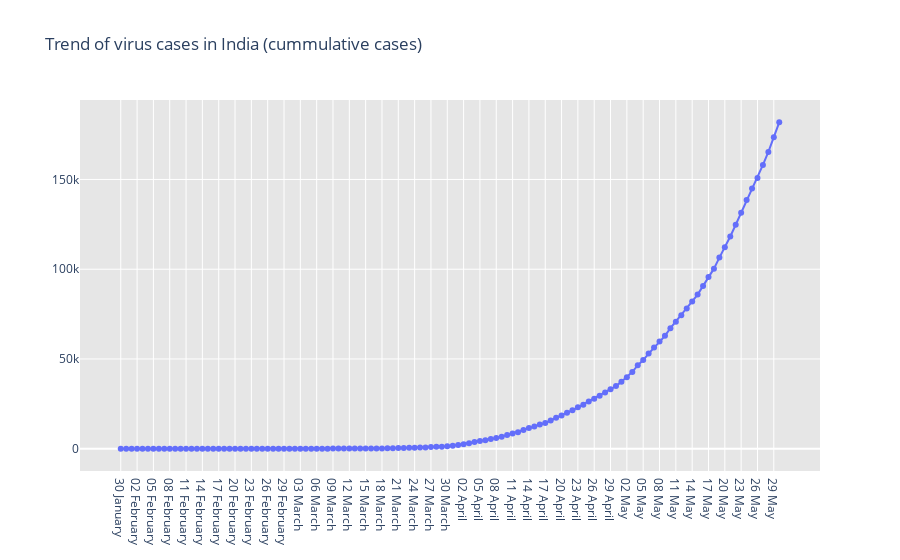
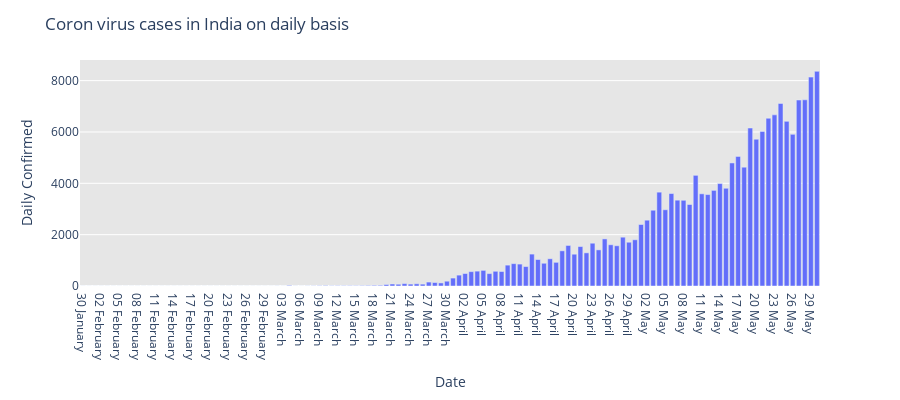

The cell these charts' notebook holds for them, in order:
### Code cell
fig=go.Figure()
fig.add_trace(go.Scatter(x=dbd_India['Date'],y=dbd_India['Total Confirmed'],mode='lines+markers',name='Total cases'))
fig.update_layout(title_text='Trend of virus cases in India (cummulative cases)',plot_bgcolor='rgb(230,230,230)')
fig.show()

fig=px.bar(dbd_India,x='Date',y='Daily Confirmed',barmode='group',height=400)
fig.update_layout(title_text='Coron virus cases in India on daily basis',plot_bgcolor='rgb(230,230,230)')
fig.show()  %

### Figure 1 — Plotly figure (JSON) as saved in the notebook; plotly's stock layout.template omitted (floating-point values rounded to 4 significant figures)
{"data": [{"mode": "lines+markers", "name": "Total cases", "type": "scatter", "x": ["30 January ", "31 January ", "01 February ", "02 February ", "03 February ", "04 February ", "05 February ", "06 February ", "07 February ", "08 February ", "09 February ", "10 February ", "11 February ", "12 February ", "13 February ", "14 February ", "15 February ", "16 February ", "17 February ", "18 February ", "19 February ", "20 February ", "21 February ", "22 February ", "23 February ", "24 February ", "25 February ", "26 February ", "27 February ", "28 February ", "29 February ", "01 March ", "02 March ", "03 March ", "04 March ", "05 March ", "06 March ", "07 March ", "08 March ", "09 March ", "10 March ", "11 March ", "12 March ", "13 March ", "14 March ", "15 March ", "16 March ", "17 March ", "18 March ", "19 March ", "20 March ", "21 March ", "22 March ", "23 March ", "24 March ", "25 March ", "26 March ", "27 March ", "28 March ", "29 March ", "30 March ", "31 March ", "01 April ", "02 April ", "03 April ", "04 April ", "05 April ", "06 April ", "07 April ", "08 April ", "09 April ", "10 April ", "11 April ", "12 April ", "13 April ", "14 April ", "15 April ", "16 April ", "17 April ", "18 April ", "19 April ", "20 April ", "21 April ", "22 April ", "23 April ", "24 April ", "25 April ", "26 April ", "27 April ", "28 April ", "29 April ", "30 April ", "01 May ", "02 May ", "03 May ", "04 May ", "05 May ", "06 May ", "07 May ", "08 May ", "09 May ", "10 May ", "11 May ", "12 May ", "13 May ", "14 May ", "15 May ", "16 May ", "17 May ", "18 May ", "19 May ", "20 May ", "21 May ", "22 May ", "23 May ", "24 May ", "25 May ", "26 May ", "27 May ", "28 May ", "29 May ", "30 May "], "y": [1, 1, 1, 2, 3, 3, 3, 3, 3, 3, 3, 3, 3, 3, 3, 3, 3, 3, 3, 3, 3, 3, 3, 3, 3, 3, 3, 3, 3, 3, 3, 3, 5, 6, 28, 30, 31, 34, 39, 48, 63, 71, 81, 91, 102, 112, 126, 146, 171, 198, 256, 334, 403, 497, 571, 657, 730, 883, 1019, 1139, 1326, 1635, 2059, 2545, 3105, 3684, 4293, 4777, 5350, 5915, 6728, 7599, 8453, 9211, 10454, 11485, 12371, 13432, 14354, 15725, 17305, 18544, 20081, 21373, 23040, 24448, 26283, 27890, 29458, 31360, 33065, 34866, 37262, 39826, 42778, 46434, 49405, 53007, 56351, 59690, 62865, 67176, 70768, 74330, 78056, 82047, 85855, 90649, 95698, 100326, 106480, 112200, 118223, 124759, 131424, 138537, 144951, 150858, 158104, 165358, 173496, 181860]}], "layout": {"plot_bgcolor": "rgb(230,230,230)", "title": {"text": "Trend of virus cases in India (cummulative cases)"}}}

### Figure 2 — Plotly figure (JSON) as saved in the notebook; plotly's stock layout.template omitted (floating-point values rounded to 4 significant figures)
{"data": [{"alignmentgroup": "True", "hovertemplate": "Date=%{x}<br>Daily Confirmed=%{y}<extra></extra>", "legendgroup": "", "marker": {"color": "#636efa"}, "name": "", "offsetgroup": "", "orientation": "v", "showlegend": false, "textposition": "auto", "type": "bar", "x": ["30 January ", "31 January ", "01 February ", "02 February ", "03 February ", "04 February ", "05 February ", "06 February ", "07 February ", "08 February ", "09 February ", "10 February ", "11 February ", "12 February ", "13 February ", "14 February ", "15 February ", "16 February ", "17 February ", "18 February ", "19 February ", "20 February ", "21 February ", "22 February ", "23 February ", "24 February ", "25 February ", "26 February ", "27 February ", "28 February ", "29 February ", "01 March ", "02 March ", "03 March ", "04 March ", "05 March ", "06 March ", "07 March ", "08 March ", "09 March ", "10 March ", "11 March ", "12 March ", "13 March ", "14 March ", "15 March ", "16 March ", "17 March ", "18 March ", "19 March ", "20 March ", "21 March ", "22 March ", "23 March ", "24 March ", "25 March ", "26 March ", "27 March ", "28 March ", "29 March ", "30 March ", "31 March ", "01 April ", "02 April ", "03 April ", "04 April ", "05 April ", "06 April ", "07 April ", "08 April ", "09 April ", "10 April ", "11 April ", "12 April ", "13 April ", "14 April ", "15 April ", "16 April ", "17 April ", "18 April ", "19 April ", "20 April ", "21 April ", "22 April ", "23 April ", "24 April ", "25 April ", "26 April ", "27 April ", "28 April ", "29 April ", "30 April ", "01 May ", "02 May ", "03 May ", "04 May ", "05 May ", "06 May ", "07 May ", "08 May ", "09 May ", "10 May ", "11 May ", "12 May ", "13 May ", "14 May ", "15 May ", "16 May ", "17 May ", "18 May ", "19 May ", "20 May ", "21 May ", "22 May ", "23 May ", "24 May ", "25 May ", "26 May ", "27 May ", "28 May ", "29 May ", "30 May "], "xaxis": "x", "y": [1, 0, 0, 1, 1, 0, 0, 0, 0, 0, 0, 0, 0, 0, 0, 0, 0, 0, 0, 0, 0, 0, 0, 0, 0, 0, 0, 0, 0, 0, 0, 0, 2, 1, 22, 2, 1, 3, 5, 9, 15, 8, 10, 10, 11, 10, 14, 20, 25, 27, 58, 78, 69, 94, 74, 86, 73, 153, 136, 120, 187, 309, 424, 486, 560, 579, 609, 484, 573, 565, 813, 871, 854, 758, 1243, 1031, 886, 1061, 922, 1371, 1580, 1239, 1537, 1292, 1667, 1408, 1835, 1607, 1568, 1902, 1705, 1801, 2396, 2564, 2952, 3656, 2971, 3602, 3344, 3339, 3175, 4311, 3592, 3562, 3726, 3991, 3808, 4794, 5049, 4628, 6154, 5720, 6023, 6536, 6667, 7111, 6414, 5907, 7246, 7254, 8138, 8364], "yaxis": "y"}], "layout": {"barmode": "group", "height": 400, "legend": {"tracegroupgap": 0}, "margin": {"t": 60}, "plot_bgcolor": "rgb(230,230,230)", "title": {"text": "Coron virus cases in India on daily basis"}, "xaxis": {"anchor": "y", "domain": [0, 1], "title": {"text": "Date"}}, "yaxis": {"anchor": "x", "domain": [0, 1], "title": {"text": "Daily Confirmed"}}}}
